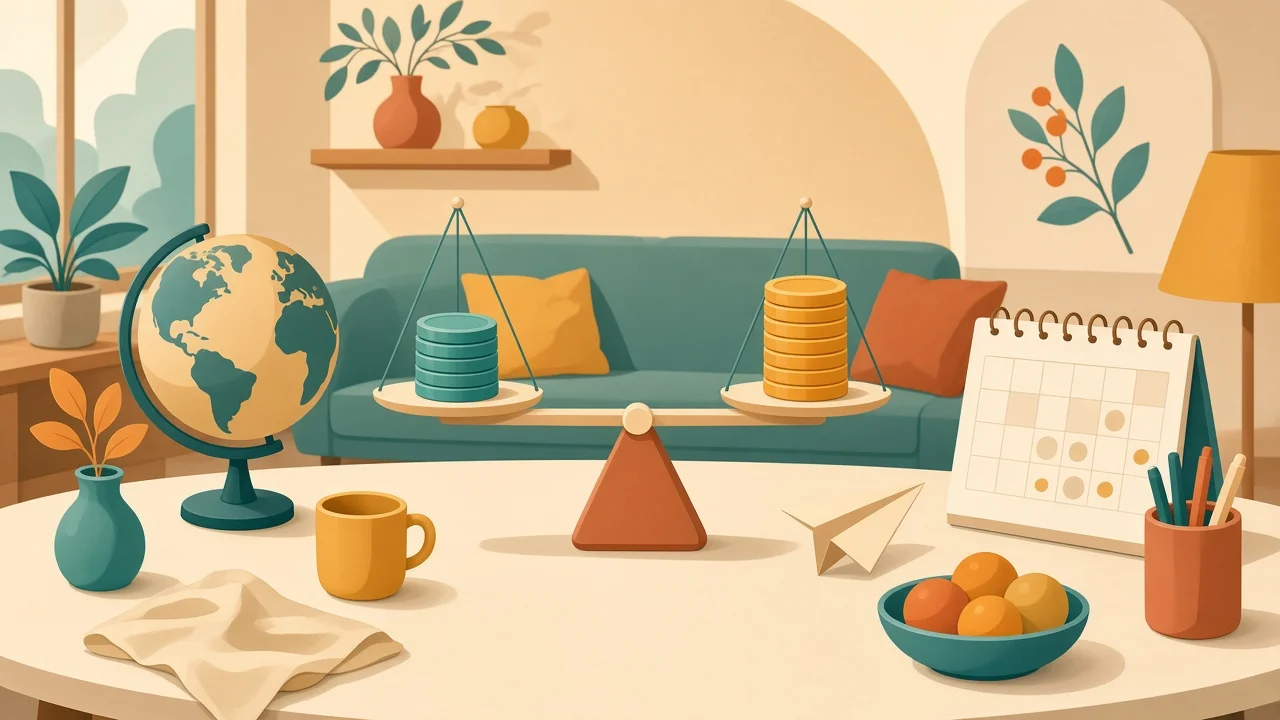
#> input picture posts/2026-10-28/01-foreign-currency-policies.webp, 1280 x 720 px
$ python -i build_site.py   (imports and definitions only)
#> lines starting #> are read from the running program, lines starting #| are printed output that depends on the picture
#!/usr/bin/env python3
"""把 posts/ 裡的專欄渲染成靜態頁。不抓 RSS，也不會改 posts/。"""

from __future__ import annotations

import html
import json
import re
import shutil
import sys
from datetime import datetime
from pathlib import Path

ROOT = Path(__file__).resolve().parents[1]
POST_NAME = re.compile(r"^(\d{2})-([a-z0-9]+(?:-[a-z0-9]+)*)$")
WEEKDAYS = "一二三四五六日"
REQUIRED = ("title", "date", "category", "summary", "image", "source_name", "source_url")


def esc(value: str) -> str:
    return html.escape(value or "", quote=True)


# [141 lines left out: functions site_config, parse_scalar, parse_front_matter, inline_markdown, render_markdown, not called in this run]


def format_date(day: str) -> str:
    year, month, date = (int(part) for part in day.split("-"))
    return f"{year}年{month}月{date}日"


def weekday_label(day: str) -> str:
    moment = datetime.fromisoformat(day)
    return "星期" + WEEKDAYS[moment.weekday()]


# [66 lines left out: functions load_posts, prose_to_html, apply_template, not called in this run]


def json_ld(payload: dict) -> str:
    return json.dumps(payload, ensure_ascii=False).replace("<", "\\u003c")


# [35 lines left out: function page, not called in this run]


def cover_jpg(source: Path, dest: Path, width: int = 1200, height: int = 630) -> None:
#> called with dest = 'out.png', width = 1200, height = 630
    from PIL import Image

    image = Image.open(source).convert("RGB")
#> image is the input picture: PIL image 1280x720 RGB; mean R, G, B 205.1, 181.5, 141.2
    scale = max(width / image.width, height / image.height)
#> scale = 0.938
    resized = image.resize((max(width, round(image.width * scale)), max(height, round(image.height * scale))), Image.Resampling.LANCZOS)
    left = max(0, (resized.width - width) // 2)
#> left = 0
    top = max(0, (resized.height - height) // 2)
#> top = 22
    cropped = resized.crop((left, top, left + width, top + height))
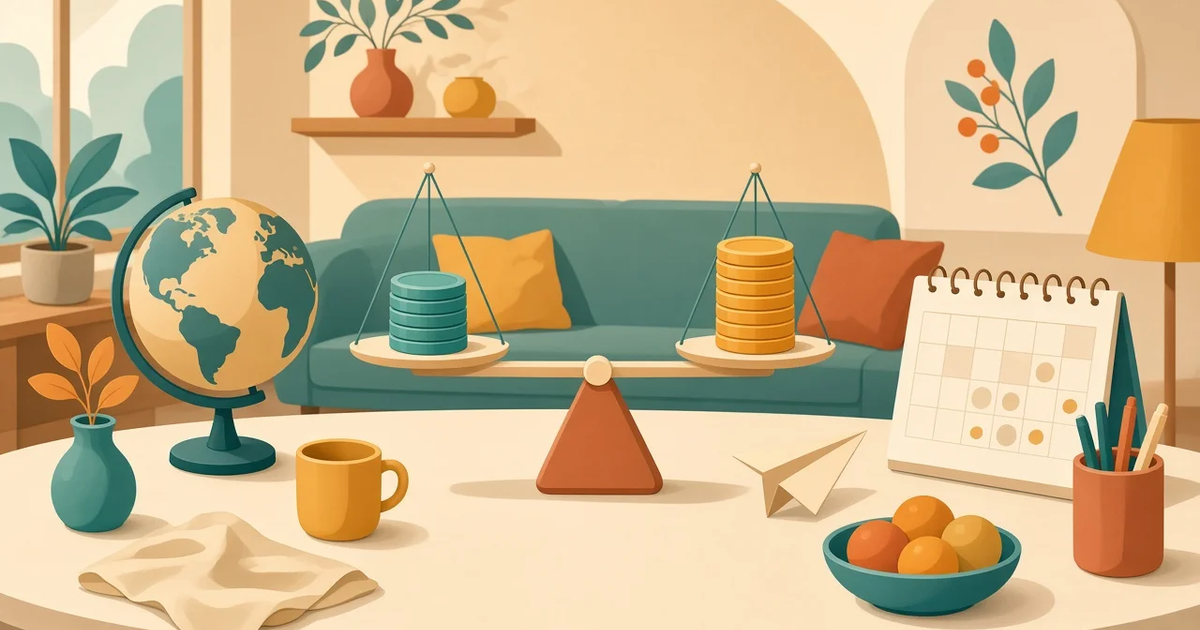
#> cropped: PIL image 1200x630 RGB; mean R, G, B 203, 179.9, 139.4
#> (the run stopped early here; a loop or call above may not have finished)
